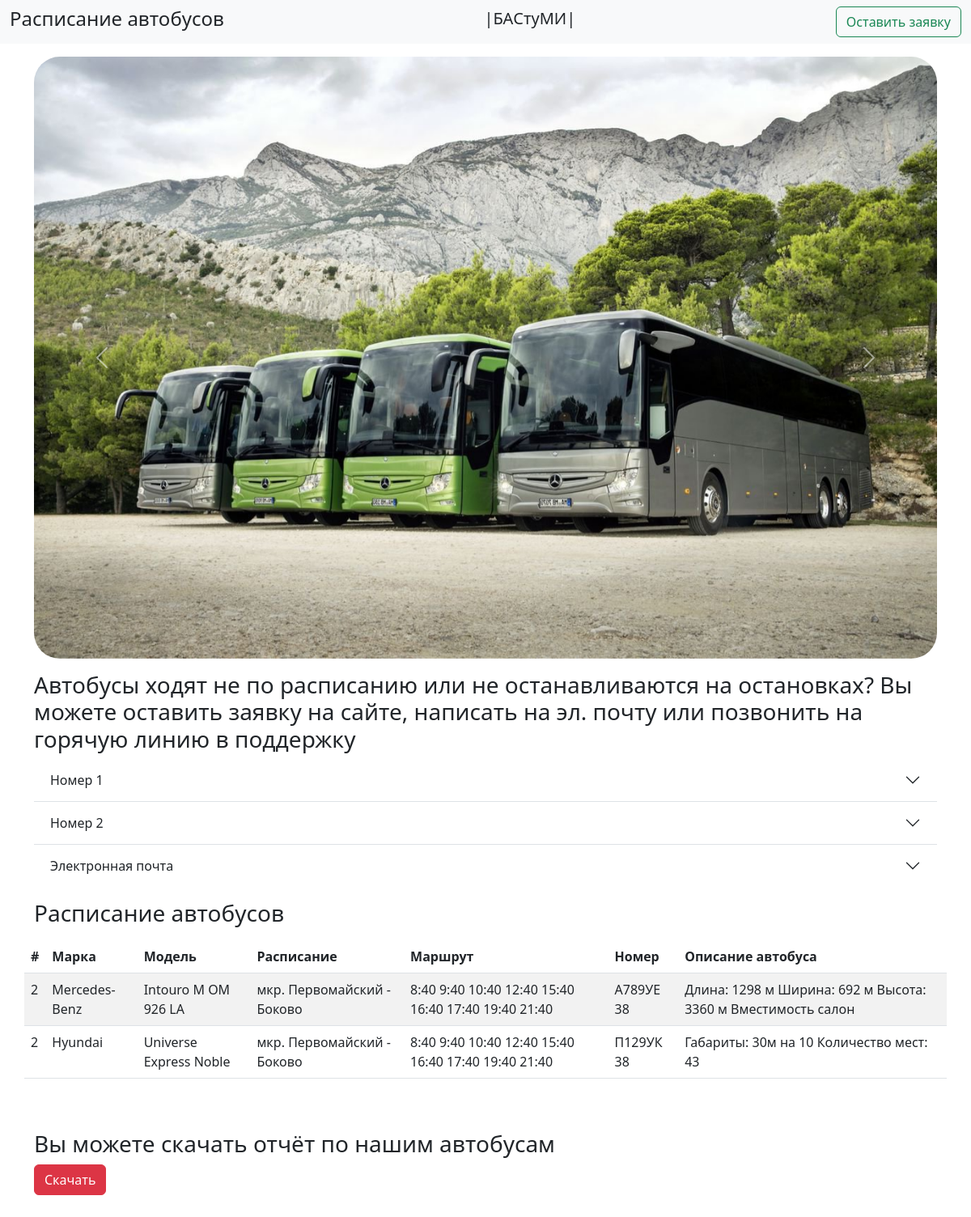
The page / on the database its author committed.
### tables this page shows
CREATE TABLE `bus` (
  `id` int(11) NOT NULL,
  `marka` varchar(45) NOT NULL,
  `model` varchar(45) NOT NULL,
  `id_traili` int(11) NOT NULL,
  `number` varchar(20) NOT NULL,
  `description` varchar(120) NOT NULL
);

CREATE TABLE `trail` (
  `id` int(11) NOT NULL,
  `halt` varchar(120) NOT NULL,
  `schedue` varchar(120) NOT NULL
);

### index.php (the view, shortened to what this page needs)
<!doctype html>
<html lang="en">
<head>
    <link href="https://cdn.jsdelivr.net/npm/bootstrap@5.2.3/dist/css/bootstrap.min.css" rel="stylesheet">
</head>
<?php
$host = 'localhost';
$user = 'root';
$pass = '';
$db_name = 'artur';
$link = mysqli_connect($host, $user, $pass, $db_name);
?>
<body>
    <nav class="navbar bg-light">
        <div class="container-fluid">
            <h4>Расписание автобусов</h4>
            <h5>
                |БАСтуМИ|
            </h5>
            <form class="d-flex">
                <button class="btn btn-outline-success" type="button" data-bs-toggle="modal" data-bs-target="#exampleModal">Оставить заявку</button>
            </form>
        </div>
    </nav>
            <div class="col">
                <div class="container my-3 ">
                    <div id="carouselExampleInterval" class="carousel slide " data-bs-ride="carousel">
                        <div class="carousel-inner rounded-5">
                            <div class="carousel-item active" data-bs-interval="10000">
                                <img src="1.jpg" class="d-block w-100">
                            </div>
                        </div>
                        <button class="carousel-control-prev" type="button" data-bs-target="#carouselExampleInterval" data-bs-slide="prev">
                            <span class="carousel-control-prev-icon" aria-hidden="true"></span>
                        </button>
                        <button class="carousel-control-next" type="button" data-bs-target="#carouselExampleInterval" data-bs-slide="next">
                            <span class="carousel-control-next-icon" aria-hidden="true"></span>
                        </button>
                    </div>
                </div>
            </div>
    <div class="container text-left my-3">
        <div class="row">
            <div class="col">
                <h3>Автобусы ходят не по расписанию или не останавливаются на остановках? Вы можете оставить заявку на сайте, написать на эл. почту или позвонить на горячую линию в поддержку</h3>
                <div class="accordion accordion-flush" id="accordionFlushExample">
                    <div class="accordion-item">
                        <h2 class="accordion-header" id="flush-headingOne">
                            <button class="accordion-button collapsed" type="button" data-bs-toggle="collapse" data-bs-target="#flush-collapseOne" aria-expanded="false" aria-controls="flush-collapseOne">
                                Номер 1
                            </button>
                        </h2>
                    </div>
                    <div class="accordion-item">
                        <h2 class="accordion-header" id="flush-headingTwo">
                            <button class="accordion-button collapsed" type="button" data-bs-toggle="collapse" data-bs-target="#flush-collapseTwo" aria-expanded="false" aria-controls="flush-collapseTwo">
                                Номер 2
                            </button>
                        </h2>
                    </div>
                    <div class="accordion-item">
                        <h2 class="accordion-header" id="flush-headingThree">
                            <button class="accordion-button collapsed" type="button" data-bs-toggle="collapse" data-bs-target="#flush-collapseThree" aria-expanded="false" aria-controls="flush-collapseThree">
                                Электронная почта
                            </button>
                        </h2>
                    </div>
                </div>
            </div>
            <h3 class="my-3">Расписание автобусов</h3>
            <?php
            $sqlm = "SELECT * FROM bus INNER join trail ON bus.id_traili = trail.id;";
            if ($result = $link->query($sqlm)) {
            ?>
                <table class="table table-striped">
                    <thead>
                        <tr>
                            <th scope="col">#</th>
                            <th scope="col">Марка</th>
                            <th scope="col">Модель</th>
                            <th scope="col">Расписание</th>
                            <th scope="col">Маршрут</th>
                            <th scope="col">Номер</th>
                            <th scope="col">Описание автобуса</th>
                        </tr>
                    </thead>
                    <tbody>
                    <?php
                    foreach ($result as $row) {
                        echo "<tr>";
                        echo "<td>" . $row["id"] . "</td>";
                        echo "<td>" . $row["marka"] . "</td>";
                        echo "<td>" . $row["model"] . "</td>";
                        echo "<td>" . $row["halt"] . "</td>";
                        echo "<td>" . $row["schedue"] . "</td>";
                        echo "<td>" . $row["number"] . "</td>";
                        echo "<td>" . $row["description"] . "</td>";
                        echo "</tr>";
                    }
                    echo "</table>";
                } else {
                    echo "Ошибка: " . $link->error;
                }
                    ?>
                <div class="gap-2 my-5" my-5>
                    <h3 class="text-start">Вы можете скачать отчёт по нашим автобусам</h3>
                    <form method="post" action="export.php">
                        <input type="submit" name="export" class="btn btn-danger" value="Скачать" />
                    </form>
                </div>
        </div>
    </div>
</body>
</html>

### rows shown on the page
bus: id_traili "2", marka "Mercedes-Benz", model "Intouro M OM 926 LA", id_traili.halt "мкр. Первомайский - Боково", id_traili.schedue "8:40 9:40 10:40 12:40 15:40 16:40 17:40 19:40 21:40", number "А789УЕ 38", description "Длина: 1298 м Ширина: 692 м Высота: 3360 м Вместимость салон"
bus: id_traili "2", marka "Hyundai", model "Universe Express Noble", id_traili.halt "мкр. Первомайский - Боково", id_traili.schedue "8:40 9:40 10:40 12:40 15:40 16:40 17:40 19:40 21:40", number "П129УК 38", description "Габариты: 30м на 10 Количество мест: 43"
